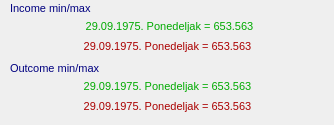
    <widget class="QWidget" name="info_tab_rsd">
     <attribute name="title">
      <string>RSD</string>
     </attribute>
     <widget class="QLabel" name="lbl_info_min_income_rsd_data">
      <property name="geometry">
       <rect>
        <x>14</x>
        <y>20</y>
        <width>311</width>
        <height>20</height>
       </rect>
      </property>
      <property name="palette">
       <palette>
        <active>
         <colorrole role="WindowText">
          <brush brushstyle="SolidPattern">
           <color alpha="255">
            <red>0</red>
            <green>170</green>
            <blue>0</blue>
           </color>
          </brush>
         </colorrole>
         <colorrole role="Button">
          <brush brushstyle="SolidPattern">
           <color alpha="255">
            <red>147</red>
            <green>220</green>
            <blue>220</blue>
           </color>
          </brush>
         </colorrole>
         <colorrole role="Base">
          <brush brushstyle="SolidPattern">
           <color alpha="255">
            <red>147</red>
            <green>220</green>
            <blue>220</blue>
           </color>
          </brush>
         </colorrole>
         <colorrole role="Window">
          <brush brushstyle="SolidPattern">
           <color alpha="255">
            <red>147</red>
            <green>220</green>
            <blue>220</blue>
           </color>
          </brush>
         </colorrole>
        </active>
        <inactive>
         <colorrole role="WindowText">
          <brush brushstyle="SolidPattern">
           <color alpha="255">
            <red>0</red>
            <green>170</green>
            <blue>0</blue>
           </color>
          </brush>
         </colorrole>
         <colorrole role="Button">
          <brush brushstyle="SolidPattern">
           <color alpha="255">
            <red>147</red>
            <green>220</green>
            <blue>220</blue>
           </color>
          </brush>
         </colorrole>
         <colorrole role="Base">
          <brush brushstyle="SolidPattern">
           <color alpha="255">
            <red>147</red>
            <green>220</green>
            <blue>220</blue>
           </color>
          </brush>
         </colorrole>
         <colorrole role="Window">
          <brush brushstyle="SolidPattern">
           <color alpha="255">
            <red>147</red>
            <green>220</green>
            <blue>220</blue>
           </color>
          </brush>
         </colorrole>
        </inactive>
        <disabled>
         <colorrole role="WindowText">
          <brush brushstyle="SolidPattern">
           <color alpha="255">
            <red>120</red>
            <green>120</green>
            <blue>120</blue>
           </color>
          </brush>
         </colorrole>
         <colorrole role="Button">
          <brush brushstyle="SolidPattern">
           <color alpha="255">
            <red>147</red>
            <green>220</green>
            <blue>220</blue>
           </color>
          </brush>
         </colorrole>
         <colorrole role="Base">
          <brush brushstyle="SolidPattern">
           <color alpha="255">
            <red>147</red>
            <green>220</green>
            <blue>220</blue>
           </color>
          </brush>
         </colorrole>
         <colorrole role="Window">
          <brush brushstyle="SolidPattern">
           <color alpha="255">
            <red>147</red>
            <green>220</green>
            <blue>220</blue>
           </color>
          </brush>
         </colorrole>
        </disabled>
       </palette>
      </property>
      <property name="font">
       <font>
        <pointsize>8</pointsize>
       </font>
      </property>
      <property name="text">
       <string>29.09.1975. Ponedeljak = 653.563</string>
      </property>
      <property name="alignment">
       <set>Qt::AlignHCenter|Qt::AlignTop</set>
      </property>
     </widget>
     <widget class="QLabel" name="lbl_info_min_max_income_rsd">
      <property name="geometry">
       <rect>
        <x>10</x>
        <y>0</y>
        <width>315</width>
        <height>16</height>
       </rect>
      </property>
      <property name="palette">
       <palette>
        <active>
         <colorrole role="WindowText">
          <brush brushstyle="SolidPattern">
           <color alpha="255">
            <red>0</red>
            <green>0</green>
            <blue>127</blue>
           </color>
          </brush>
         </colorrole>
         <colorrole role="Button">
          <brush brushstyle="SolidPattern">
           <color alpha="255">
            <red>147</red>
            <green>220</green>
            <blue>220</blue>
           </color>
          </brush>
         </colorrole>
         <colorrole role="Base">
          <brush brushstyle="SolidPattern">
           <color alpha="255">
            <red>147</red>
            <green>220</green>
            <blue>220</blue>
           </color>
          </brush>
         </colorrole>
         <colorrole role="Window">
          <brush brushstyle="SolidPattern">
           <color alpha="255">
            <red>147</red>
            <green>220</green>
            <blue>220</blue>
           </color>
          </brush>
         </colorrole>
        </active>
        <inactive>
         <colorrole role="WindowText">
          <brush brushstyle="SolidPattern">
           <color alpha="255">
            <red>0</red>
            <green>0</green>
            <blue>127</blue>
           </color>
          </brush>
         </colorrole>
         <colorrole role="Button">
          <brush brushstyle="SolidPattern">
           <color alpha="255">
            <red>147</red>
            <green>220</green>
            <blue>220</blue>
           </color>
          </brush>
         </colorrole>
         <colorrole role="Base">
          <brush brushstyle="SolidPattern">
           <color alpha="255">
            <red>147</red>
            <green>220</green>
            <blue>220</blue>
           </color>
          </brush>
         </colorrole>
         <colorrole role="Window">
          <brush brushstyle="SolidPattern">
           <color alpha="255">
            <red>147</red>
            <green>220</green>
            <blue>220</blue>
           </color>
          </brush>
         </colorrole>
        </inactive>
        <disabled>
         <colorrole role="WindowText">
          <brush brushstyle="SolidPattern">
           <color alpha="255">
            <red>120</red>
            <green>120</green>
            <blue>120</blue>
           </color>
          </brush>
         </colorrole>
         <colorrole role="Button">
          <brush brushstyle="SolidPattern">
           <color alpha="255">
            <red>147</red>
            <green>220</green>
            <blue>220</blue>
           </color>
          </brush>
         </colorrole>
         <colorrole role="Base">
          <brush brushstyle="SolidPattern">
           <color alpha="255">
            <red>147</red>
            <green>220</green>
            <blue>220</blue>
           </color>
          </brush>
         </colorrole>
         <colorrole role="Window">
          <brush brushstyle="SolidPattern">
           <color alpha="255">
            <red>147</red>
            <green>220</green>
            <blue>220</blue>
           </color>
          </brush>
         </colorrole>
        </disabled>
       </palette>
      </property>
      <property name="font">
       <font>
        <pointsize>8</pointsize>
       </font>
      </property>
      <property name="text">
       <string>Income min/max</string>
      </property>
      <property name="alignment">
       <set>Qt::AlignLeading|Qt::AlignLeft|Qt::AlignVCenter</set>
      </property>
     </widget>
     <widget class="QLabel" name="lbl_info_min_max_outcome_rsd">
      <property name="geometry">
       <rect>
        <x>10</x>
        <y>60</y>
        <width>315</width>
        <height>16</height>
       </rect>
      </property>
      <property name="palette">
       <palette>
        <active>
         <colorrole role="WindowText">
          <brush brushstyle="SolidPattern">
           <color alpha="255">
            <red>0</red>
            <green>0</green>
            <blue>127</blue>
           </color>
          </brush>
         </colorrole>
         <colorrole role="Button">
          <brush brushstyle="SolidPattern">
           <color alpha="255">
            <red>147</red>
            <green>220</green>
            <blue>220</blue>
           </color>
          </brush>
         </colorrole>
         <colorrole role="Base">
          <brush brushstyle="SolidPattern">
           <color alpha="255">
            <red>147</red>
            <green>220</green>
            <blue>220</blue>
           </color>
          </brush>
         </colorrole>
         <colorrole role="Window">
          <brush brushstyle="SolidPattern">
           <color alpha="255">
            <red>147</red>
            <green>220</green>
            <blue>220</blue>
           </color>
          </brush>
         </colorrole>
        </active>
        <inactive>
         <colorrole role="WindowText">
          <brush brushstyle="SolidPattern">
           <color alpha="255">
            <red>0</red>
            <green>0</green>
            <blue>127</blue>
           </color>
          </brush>
         </colorrole>
         <colorrole role="Button">
          <brush brushstyle="SolidPattern">
           <color alpha="255">
            <red>147</red>
            <green>220</green>
            <blue>220</blue>
           </color>
          </brush>
         </colorrole>
         <colorrole role="Base">
          <brush brushstyle="SolidPattern">
           <color alpha="255">
            <red>147</red>
            <green>220</green>
            <blue>220</blue>
           </color>
          </brush>
         </colorrole>
         <colorrole role="Window">
          <brush brushstyle="SolidPattern">
           <color alpha="255">
            <red>147</red>
            <green>220</green>
            <blue>220</blue>
           </color>
          </brush>
         </colorrole>
        </inactive>
        <disabled>
         <colorrole role="WindowText">
          <brush brushstyle="SolidPattern">
           <color alpha="255">
            <red>120</red>
            <green>120</green>
            <blue>120</blue>
           </color>
          </brush>
         </colorrole>
         <colorrole role="Button">
          <brush brushstyle="SolidPattern">
           <color alpha="255">
            <red>147</red>
            <green>220</green>
            <blue>220</blue>
           </color>
          </brush>
         </colorrole>
         <colorrole role="Base">
          <brush brushstyle="SolidPattern">
           <color alpha="255">
            <red>147</red>
            <green>220</green>
            <blue>220</blue>
           </color>
          </brush>
         </colorrole>
         <colorrole role="Window">
          <brush brushstyle="SolidPattern">
           <color alpha="255">
            <red>147</red>
            <green>220</green>
            <blue>220</blue>
           </color>
          </brush>
         </colorrole>
        </disabled>
       </palette>
      </property>
      <property name="font">
       <font>
        <pointsize>8</pointsize>
       </font>
      </property>
      <property name="text">
       <string>Outcome min/max</string>
      </property>
      <property name="alignment">
       <set>Qt::AlignLeading|Qt::AlignLeft|Qt::AlignVCenter</set>
      </property>
     </widget>
     <widget class="QLabel" name="lbl_info_min_outcome_rsd_data">
      <property name="geometry">
       <rect>
        <x>10</x>
        <y>80</y>
        <width>315</width>
        <height>16</height>
       </rect>
      </property>
      <property name="palette">
       <palette>
        <active>
         <colorrole role="WindowText">
          <brush brushstyle="SolidPattern">
           <color alpha="255">
            <red>0</red>
            <green>170</green>
            <blue>0</blue>
           </color>
          </brush>
         </colorrole>
         <colorrole role="Button">
          <brush brushstyle="SolidPattern">
           <color alpha="255">
            <red>147</red>
            <green>220</green>
            <blue>220</blue>
           </color>
          </brush>
         </colorrole>
         <colorrole role="Base">
          <brush brushstyle="SolidPattern">
           <color alpha="255">
            <red>147</red>
            <green>220</green>
            <blue>220</blue>
           </color>
          </brush>
         </colorrole>
         <colorrole role="Window">
          <brush brushstyle="SolidPattern">
           <color alpha="255">
            <red>147</red>
            <green>220</green>
            <blue>220</blue>
           </color>
          </brush>
         </colorrole>
        </active>
        <inactive>
         <colorrole role="WindowText">
          <brush brushstyle="SolidPattern">
           <color alpha="255">
            <red>0</red>
            <green>170</green>
            <blue>0</blue>
           </color>
          </brush>
         </colorrole>
         <colorrole role="Button">
          <brush brushstyle="SolidPattern">
           <color alpha="255">
            <red>147</red>
            <green>220</green>
            <blue>220</blue>
           </color>
          </brush>
         </colorrole>
         <colorrole role="Base">
          <brush brushstyle="SolidPattern">
           <color alpha="255">
            <red>147</red>
            <green>220</green>
            <blue>220</blue>
           </color>
          </brush>
         </colorrole>
         <colorrole role="Window">
          <brush brushstyle="SolidPattern">
           <color alpha="255">
            <red>147</red>
            <green>220</green>
            <blue>220</blue>
           </color>
          </brush>
         </colorrole>
        </inactive>
        <disabled>
         <colorrole role="WindowText">
          <brush brushstyle="SolidPattern">
           <color alpha="255">
            <red>120</red>
            <green>120</green>
            <blue>120</blue>
           </color>
          </brush>
         </colorrole>
         <colorrole role="Button">
          <brush brushstyle="SolidPattern">
           <color alpha="255">
            <red>147</red>
            <green>220</green>
            <blue>220</blue>
           </color>
          </brush>
         </colorrole>
         <colorrole role="Base">
          <brush brushstyle="SolidPattern">
           <color alpha="255">
            <red>147</red>
            <green>220</green>
            <blue>220</blue>
           </color>
          </brush>
         </colorrole>
         <colorrole role="Window">
          <brush brushstyle="SolidPattern">
           <color alpha="255">
            <red>147</red>
            <green>220</green>
            <blue>220</blue>
           </color>
          </brush>
         </colorrole>
        </disabled>
       </palette>
      </property>
      <property name="font">
       <font>
        <pointsize>8</pointsize>
       </font>
      </property>
      <property name="text">
       <string>29.09.1975. Ponedeljak = 653.563</string>
      </property>
      <property name="alignment">
       <set>Qt::AlignHCenter|Qt::AlignTop</set>
      </property>
     </widget>
     <widget class="QLabel" name="lbl_info_max_income_rsd_data">
      <property name="geometry">
       <rect>
        <x>10</x>
        <y>40</y>
        <width>315</width>
        <height>16</height>
       </rect>
      </property>
      <property name="palette">
       <palette>
        <active>
         <colorrole role="WindowText">
          <brush brushstyle="SolidPattern">
           <color alpha="255">
            <red>170</red>
            <green>0</green>
            <blue>0</blue>
           </color>
          </brush>
         </colorrole>
         <colorrole role="Button">
          <brush brushstyle="SolidPattern">
           <color alpha="255">
            <red>147</red>
            <green>220</green>
            <blue>220</blue>
           </color>
          </brush>
         </colorrole>
         <colorrole role="Base">
          <brush brushstyle="SolidPattern">
           <color alpha="255">
            <red>147</red>
            <green>220</green>
            <blue>220</blue>
           </color>
          </brush>
         </colorrole>
         <colorrole role="Window">
          <brush brushstyle="SolidPattern">
           <color alpha="255">
            <red>147</red>
            <green>220</green>
            <blue>220</blue>
           </color>
          </brush>
         </colorrole>
        </active>
        <inactive>
         <colorrole role="WindowText">
          <brush brushstyle="SolidPattern">
           <color alpha="255">
            <red>170</red>
            <green>0</green>
            <blue>0</blue>
           </color>
          </brush>
         </colorrole>
         <colorrole role="Button">
          <brush brushstyle="SolidPattern">
           <color alpha="255">
            <red>147</red>
            <green>220</green>
            <blue>220</blue>
           </color>
          </brush>
         </colorrole>
         <colorrole role="Base">
          <brush brushstyle="SolidPattern">
           <color alpha="255">
            <red>147</red>
            <green>220</green>
            <blue>220</blue>
           </color>
          </brush>
         </colorrole>
         <colorrole role="Window">
          <brush brushstyle="SolidPattern">
           <color alpha="255">
            <red>147</red>
            <green>220</green>
            <blue>220</blue>
           </color>
          </brush>
         </colorrole>
        </inactive>
        <disabled>
         <colorrole role="WindowText">
          <brush brushstyle="SolidPattern">
           <color alpha="255">
            <red>120</red>
            <green>120</green>
            <blue>120</blue>
           </color>
          </brush>
         </colorrole>
         <colorrole role="Button">
          <brush brushstyle="SolidPattern">
           <color alpha="255">
            <red>147</red>
            <green>220</green>
            <blue>220</blue>
           </color>
          </brush>
         </colorrole>
         <colorrole role="Base">
          <brush brushstyle="SolidPattern">
           <color alpha="255">
            <red>147</red>
            <green>220</green>
            <blue>220</blue>
           </color>
          </brush>
         </colorrole>
         <colorrole role="Window">
          <brush brushstyle="SolidPattern">
           <color alpha="255">
            <red>147</red>
            <green>220</green>
            <blue>220</blue>
           </color>
          </brush>
         </colorrole>
        </disabled>
       </palette>
      </property>
      <property name="font">
       <font>
        <pointsize>8</pointsize>
       </font>
      </property>
      <property name="text">
       <string>29.09.1975. Ponedeljak = 653.563</string>
      </property>
      <property name="alignment">
       <set>Qt::AlignHCenter|Qt::AlignTop</set>
      </property>
     </widget>
     <widget class="QLabel" name="lbl_info_max_outcome_rsd_data">
      <property name="geometry">
       <rect>
        <x>10</x>
        <y>100</y>
        <width>315</width>
        <height>16</height>
       </rect>
      </property>
      <property name="palette">
       <palette>
        <active>
         <colorrole role="WindowText">
          <brush brushstyle="SolidPattern">
           <color alpha="255">
            <red>170</red>
            <green>0</green>
            <blue>0</blue>
           </color>
          </brush>
         </colorrole>
         <colorrole role="Button">
          <brush brushstyle="SolidPattern">
           <color alpha="255">
            <red>147</red>
            <green>220</green>
            <blue>220</blue>
           </color>
          </brush>
         </colorrole>
         <colorrole role="Base">
          <brush brushstyle="SolidPattern">
           <color alpha="255">
            <red>147</red>
            <green>220</green>
            <blue>220</blue>
           </color>
          </brush>
         </colorrole>
         <colorrole role="Window">
          <brush brushstyle="SolidPattern">
           <color alpha="255">
            <red>147</red>
            <green>220</green>
            <blue>220</blue>
           </color>
          </brush>
         </colorrole>
        </active>
        <inactive>
         <colorrole role="WindowText">
          <brush brushstyle="SolidPattern">
           <color alpha="255">
            <red>170</red>
            <green>0</green>
            <blue>0</blue>
           </color>
          </brush>
         </colorrole>
         <colorrole role="Button">
          <brush brushstyle="SolidPattern">
           <color alpha="255">
            <red>147</red>
            <green>220</green>
            <blue>220</blue>
           </color>
          </brush>
         </colorrole>
         <colorrole role="Base">
          <brush brushstyle="SolidPattern">
           <color alpha="255">
            <red>147</red>
            <green>220</green>
            <blue>220</blue>
           </color>
          </brush>
         </colorrole>
         <colorrole role="Window">
          <brush brushstyle="SolidPattern">
           <color alpha="255">
            <red>147</red>
            <green>220</green>
            <blue>220</blue>
           </color>
          </brush>
         </colorrole>
        </inactive>
        <disabled>
         <colorrole role="WindowText">
          <brush brushstyle="SolidPattern">
           <color alpha="255">
            <red>120</red>
            <green>120</green>
            <blue>120</blue>
           </color>
          </brush>
         </colorrole>
         <colorrole role="Button">
          <brush brushstyle="SolidPattern">
           <color alpha="255">
            <red>147</red>
            <green>220</green>
            <blue>220</blue>
           </color>
          </brush>
         </colorrole>
         <colorrole role="Base">
          <brush brushstyle="SolidPattern">
           <color alpha="255">
            <red>147</red>
            <green>220</green>
            <blue>220</blue>
           </color>
          </brush>
         </colorrole>
         <colorrole role="Window">
          <brush brushstyle="SolidPattern">
           <color alpha="255">
            <red>147</red>
            <green>220</green>
            <blue>220</blue>
           </color>
          </brush>
         </colorrole>
        </disabled>
       </palette>
      </property>
      <property name="font">
       <font>
        <pointsize>8</pointsize>
       </font>
      </property>
      <property name="text">
       <string>29.09.1975. Ponedeljak = 653.563</string>
      </property>
      <property name="alignment">
       <set>Qt::AlignHCenter|Qt::AlignTop</set>
      </property>
     </widget>
    </widget>
